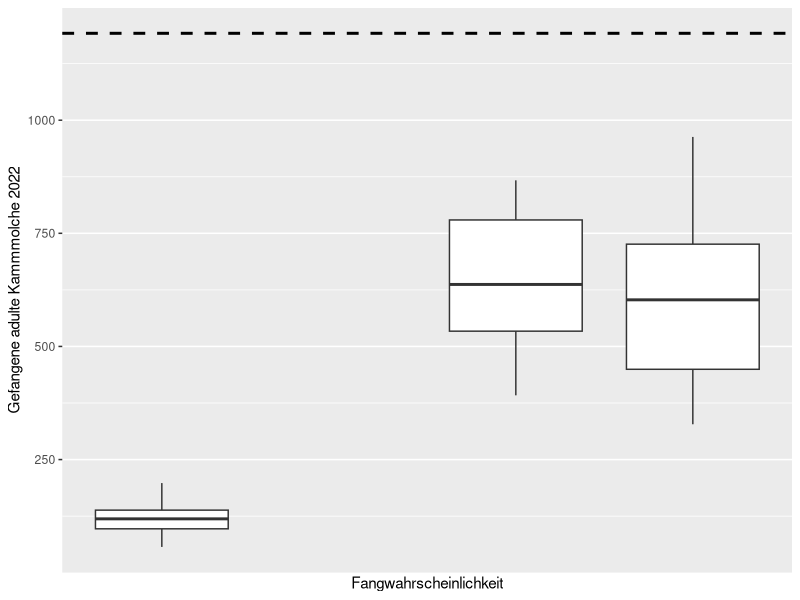
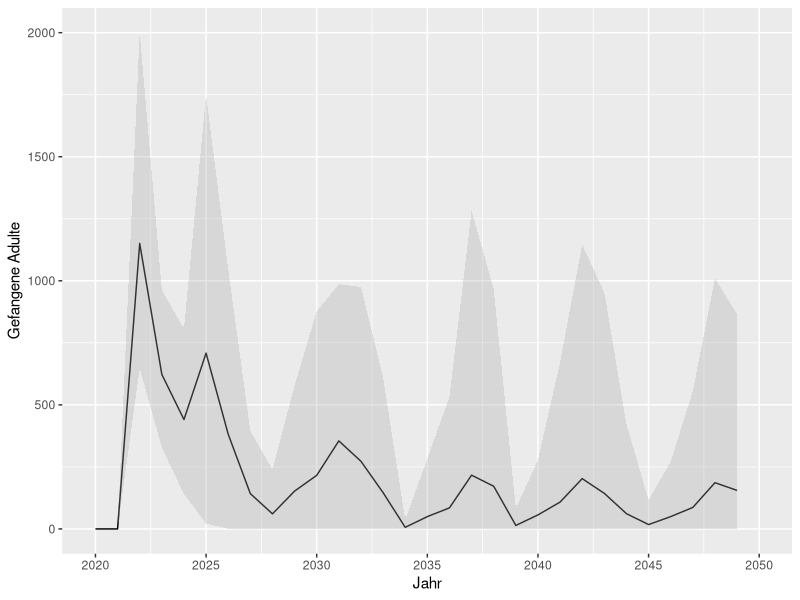
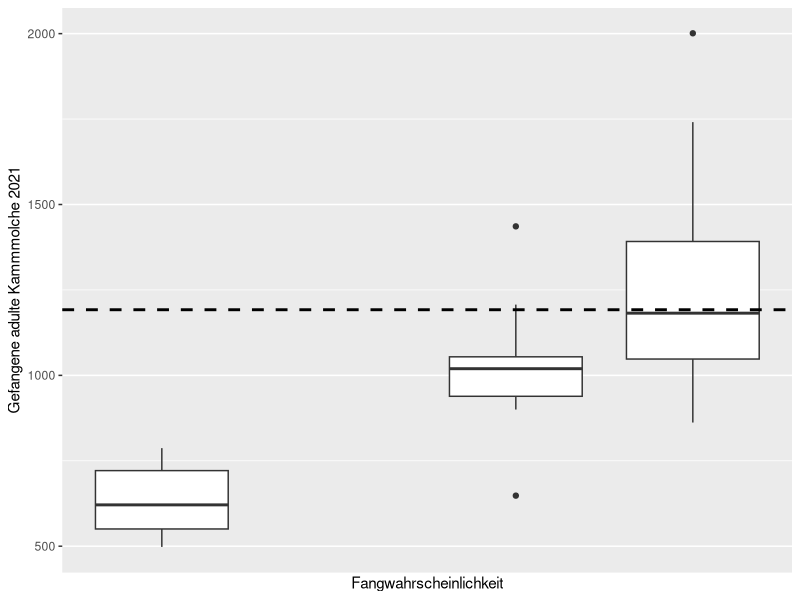

The R source for these figures, in order:
library(tidyverse)

data_11_11 <- read.table("excel/resultate_11.11.csv",sep=',', fill=TRUE, header=TRUE, quote="\"")
data_13_11 <- read.table("excel/resultate_13.11.csv",sep=',', fill=TRUE, header=TRUE, quote="\"")

str(data_13_11)

for (datum in 1:2){
  
  if (datum == 1) {
    data<-data_11_11
  } else {
    data <- data_13_11
  }
  
  pondList <- c()
  pondCount <- c()
  for ( pond in 1:nrow(data)){
    text <- data[pond,ncol(data)]
    if (nchar(text) <= 4) {pondList[pond] <- NA}
    else {pondList[pond] <- strsplit(substring(text,3,nchar(text)-2),",")}
    pondCount[pond] <- length(unlist(pondList[pond]))
  }
  
  pondList_summary <- levels(as.factor(unlist(pondList)))
  pondList_count <- c()
  for (pond in 1:length(pondList_summary)){
    pondList_count[pond] <- 0
    for (list in 1:length(pondList)) {
      if (pondList_summary[pond] %in% pondList[list][[1]]) {pondList_count[pond] <- pondList_count[pond]+1}
    }
  }
  pondList_Count <- round(pondList_count / 750,2)
  pondBesiedelt <- cbind(pondList_summary, pondList_Count)
  
  stand <- rep(datum,nrow(data))
  
  colnames(data) <- c("simulation", "currentDate","probCatch","egg", "larva", "juvenil", "adult", "adultSlipped", "adultNotSlipped",
                      "totCatched_adult", "totCatched_juv", "eggs_tot","larva_tot","juv_tot", "adult_tot", "migrantJuv_tot", "migrantAdult_tot","list")
  
  year <- as.integer(substring(data$currentDate,8,11))
  data$year <- year
  
  sim_levels <- levels(as.factor(data$simulation))
  
  data_catch_2021 <- c();
  data_catch_diff <- c();
  data_catch_prob <- c();
  data2021 <- data[data$currentDate=="date ('2022-01-01 00:00:00')",]
  data2022 <- data[data$currentDate=="date ('2023-01-01 00:00:00')",]
  
  for (i in 1:length(sim_levels)) {
    catch2021 <- data2021$totCatched_adult[data2021$simulation==sim_levels[i]]
    catch2022 <- data2022$totCatched_adult[data2022$simulation==sim_levels[i]]
    data_catch_2021[i] <- catch2021;
    data_catch_diff[i] <- catch2022 - catch2021
    data_catch_prob[i] <- data2021$probCatch[data2021$simulation==sim_levels[i]]
  }
  
  df <- as.data.frame(cbind(data_catch_2021,data_catch_diff,data_catch_prob))
  assign(paste("data_catch",datum,sep="_") , df)
  df2 <- as.data.frame(cbind(data$year,data$probCatch,data$totCatched_adult))
  assign(paste("data_catch_year",datum,sep="_") , df2)
}

data_tot <- rbind(data_catch_1,data_catch_2)
data_tot <- data_tot[order(data_tot$data_catch_prob),]

data_tot_year <- rbind(data_catch_year_1,data_catch_year_2)
year_levels <- as.integer(levels(as.factor(data_tot_year[,1])))
catch_year_min <- c(0)
catch_year_max <- c(0)
catch_year_mean <- c(0)
for (i in 2:length(year_levels)) {
  catched <- data_tot_year[data_tot_year[,1]==year_levels[i] & data_tot_year[,2]>0.7 , 3] - 
              data_tot_year[data_tot_year[,1]==year_levels[i-1] & data_tot_year[,2]>0.7 , 3]
  catch_year_min[i] <- min(catched)
  catch_year_max[i] <- max(catched)
  catch_year_mean[i] <- mean(catched)
}
data_tot_year_graph <- as.data.frame(cbind(year_levels,catch_year_min, catch_year_mean,catch_year_max))
levels_pc <- as.numeric(levels(as.factor(data_tot$data_catch_prob)))

graph_val <- ggplot(data_tot, aes(data_catch_prob,data_catch_diff,group=data_catch_prob)) + 
  geom_boxplot() + 
  geom_hline(yintercept=1192, linewidth=1, linetype=2) +
  scale_x_continuous(breaks=levels, name="Fangwahrscheinlichkeit") +
  scale_y_continuous(name="Gefangene adulte Kammmolche 2022")

graph_val2 <- ggplot(data_tot, aes(data_catch_prob,data_catch_2021,group=data_catch_prob)) + 
  geom_boxplot() + 
  geom_hline(yintercept=1192, linewidth=1, linetype=2) +
  scale_x_continuous(breaks=levels, name="Fangwahrscheinlichkeit") +
  scale_y_continuous(name="Gefangene adulte Kammmolche 2021")

graph_val_year <- ggplot(data_tot_year_graph[data_tot_year_graph$year>=2020,], aes(year_levels,catch_year_mean)) + 
  geom_line() + 
  geom_ribbon(aes(ymin=catch_year_min,ymax=catch_year_max), fill='darkgrey', alpha=0.3) +
  scale_x_continuous(name="Jahr", limits=c(2020,2050), breaks=seq(2020,2050,5)) +
  scale_y_continuous(name="Gefangene Adulte")
